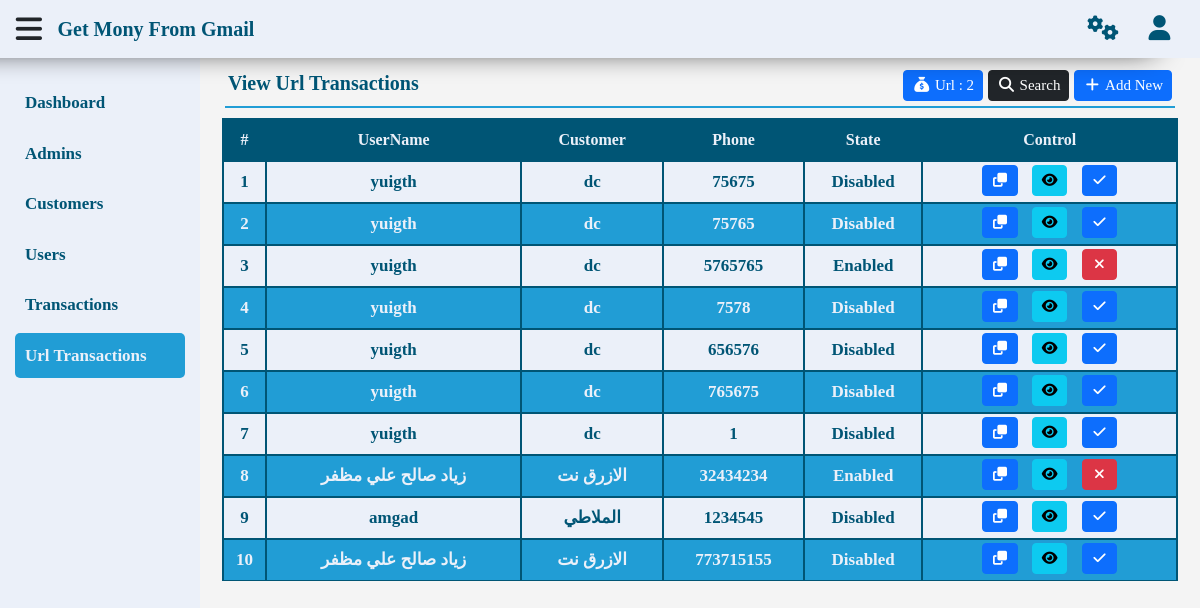
The app's page /gmr/urltransactions.php?Page=View (signed in) with its own data.
### tables this page shows
CREATE TABLE `url_transactions` (
  `id` int(11) NOT NULL,
  `username` text NOT NULL,
  `phone` text NOT NULL,
  `customer` text NOT NULL,
  `ut_url` varchar(255) NOT NULL,
  `ut_state` int(1) NOT NULL DEFAULT 0,
  `checked` tinyint(1) NOT NULL DEFAULT 0,
  `ut_date` timestamp NOT NULL DEFAULT current_timestamp(),
  `email_name` text NOT NULL
);

### gmr/function.php (called while the page is built, shortened)
<?php
function getItem($table, $value, $where, $select) {
    global $con;
    $statment = $con->prepare("SELECT * FROM $table WHERE $where");
    $statment->execute(array($value));
    $fetch = $statment->fetch();
    return $fetch[$select];
}
function getData ($table, $where = '1 = 1', $value = null, $by = 'id', $order = 'DESC', $limit = null) {
    global $con;
    $statment = $con->prepare("SELECT * FROM $table WHERE $where ORDER BY $by $order $limit");
    $statment->execute($value);
    return $statment->fetchAll();
}
function getCount ($table, $where = '1 = 1', $value = null) {
    global $con;
    $statment = $con->prepare("SELECT * FROM $table WHERE $where");
    $statment->execute($value);
    return $statment->rowCount();
}
function printName($number) {
    if ($number == 1) {
        return 'Enabled';
    } else {
        return 'Disabled';
    }
}

### gmr/inc/page/urltransactions/view.php (the view, shortened to what this page needs)
<?php
$where = '1 = ?';
$value = array(1);
?>
<div class="content">
    <nav class="navbar navbar-expand-lg">
        <a class="navbar-brand">
            <span><?php echo $pageTitle ?></span>
        </a>
        <div class="collapse navbar-collapse" id="navbarSupportedContent">
            <ul class="navbar-nav me-auto mb-2 mb-lg-0">
                <li class="nav-item">
                    <a class="nav-link btn btn-primary btn-sm" aria-current="page" href="#">
                        <i class="fa fa-sack-dollar fa-fw"></i>
                        <span>
                            Url :
                            <?php echo getCount('url_transactions',"ut_state=1 and $where", $value)?>
                        </span>
                    </a>
                </li>
                <li class="nav-item">
                    <a class="nav-link btn btn-dark btn-sm" aria-current="page" href="#" id="search">
                        <i class="fa fa-search fa-fw"></i>
                        <span>Search</span>
                    </a>
                </li>
                <?php if (getCount('customers') > 0 && getCount('users') > 0) { ?>
                <li class="nav-item">
                    <a class="nav-link btn btn-primary btn-sm" aria-current="page" href="?Page=Add">
                        <i class="fa fa-add fa-fw"></i>
                        <span>Add New</span>
                    </a>
                </li>
                <?php } ?>
            </ul>
        </div>
    </nav>
    <div class="container">
        <div class="table-responsive">
            <table class="table">
                <thead>
                    <tr>
                        <th scope="col">#</th>
                        <th scope="col">UserName</th>
                        <th scope="col">Customer</th>
                        <th scope="col">Phone</th>
                        <th scope="col">State</th>
                        <th scope="col">Control</th>
                    </tr>
                </thead>
                <tbody>
                    <?php $i = 1; foreach (getData('url_transactions',$where,$value) as $all) { ?>
                    <tr>
                        <td><?php echo $i ?></td>
                        <td><?php echo $all['username'] ?></td>
                        <td><?php echo $all['customer'] ?></td>
                        <td><?php echo $all['phone'] ?></td>
                        <td><?php echo printName($all['ut_state']) ?></td>
                        <td>
                            <a
                                href="#"
                                class="btn btn-primary btn-sm copy"
                                data-clipboard-action="copy"
                                data-clipboard-target="#foo<?php echo $all['id']?>">
                                <i class="fa fa-copy fa-fw"></i>
                            </a>
                            <a href="<?php echo $all['ut_url'] ?>" class="btn btn-info btn-sm" target="_blank">
                                <i class="fa fa-eye fa-fw"></i>
                            </a>
                            <?php if (isset($_GET['Customer'])) { ?>
                            <?php if (getItem('url_transactions',$all['id'],'id=?','ut_state') == 0) { ?>
                            <a href="?Page=State&ID=<?php echo$all['id']?>&Customer=<?php echo$_GET['Customer']?>" class="btn btn-primary btn-sm">
                                <i class="fa fa-check fa-fw"></i>
                            </a>
                            <?php } else { ?>
                                <a href="?Page=State&ID=<?php echo$all['id']?>&Customer=<?php echo$_GET['Customer']?>" class="btn btn-danger btn-sm">
                                <i class="fa fa-xmark fa-fw"></i>
                            </a>
                            <?php } ?>
                            <?php } else { ?>
                            <?php if (getItem('url_transactions',$all['id'],'id=?','ut_state') == 0) { ?>
                            <a href="?Page=State&ID=<?php echo$all['id']?>" class="btn btn-primary btn-sm">
                                <i class="fa fa-check fa-fw"></i>
                            </a>
                            <?php } else { ?>
                                <a href="?Page=State&ID=<?php echo$all['id']?>" class="btn btn-danger btn-sm">
                                <i class="fa fa-xmark fa-fw"></i>
                            </a>
                            <?php } ?>
                            <?php } ?>
                        </td>
                    </tr>
                    <?php $i++; } ?>
                </tbody>
            </table>
        </div>
    </div>
</div>

### gmr/lay/css/style.css (style rules this page uses)
:root { --background: #ebf0f9; --primary: white; --secondry: #005575; --third: #219dd5; }
* { box-sizing: border-box; font-family: 'Cairo'; }
body { background-color: #f4f4f4; }
ul { list-style: none; }
a { text-decoration: none; }
P, ul, h1, h2, h3, h4, h5, h6 { margin: 0; padding: 0; }
.content { position: relative; top: 50px; left: 200px; width: calc(100% - 200px); transition: .3s; padding: 10px; }
.navbar { border-bottom: 2px solid var(--third); margin: 0 15px 10px; padding: 3px; }
.navbar .navbar-brand { color: var(--secondry); font-weight: bold; font-size: 20px; margin: 0; }
.navbar ul { margin: 5px 0; }
.navbar ul li:not(:last-of-type) { margin-right: 5px; }
.navbar ul a,.navbar ul a:hover,.navbar ul a:focus { padding: 3px; color: white; font-size: 15px; }
table thead { background-color: var(--secondry); color: var(--background); }
table tbody tr { color: var(--secondry); font-size: 17px; }
table tbody tr td { padding: 3px !important; font-weight: bold; }
table tbody tr:nth-child(odd) { background-color: var(--background); color: var(--secondry); }
table tbody tr:nth-child(even) { background-color: var(--third); color: var(--background); }
table th, table td { border: 2px solid var(--secondry); vertical-align: middle; text-align: center; }
table td a { display: block; margin: 0 5px 3px; }

### records on screen
url_transactions: username "yuigth", customer "dc", phone "75675", ut_state "Disabled"
url_transactions: username "yuigth", customer "dc", phone "75765", ut_state "Disabled"
url_transactions: username "yuigth", customer "dc", phone "5765765", ut_state "Enabled"
url_transactions: username "yuigth", customer "dc", phone "7578", ut_state "Disabled"
url_transactions: username "yuigth", customer "dc", phone "656576", ut_state "Disabled"
url_transactions: username "yuigth", customer "dc", phone "765675", ut_state "Disabled"
url_transactions: username "yuigth", customer "dc", phone "1", ut_state "Disabled"
url_transactions: username "زياد صالح علي مظفر", customer "الازرق نت", phone "32434234", ut_state "Enabled"
url_transactions: username "amgad", customer "الملاطي", phone "1234545", ut_state "Disabled"
url_transactions: username "زياد صالح علي مظفر", customer "الازرق نت", phone "773715155", ut_state "Disabled"

### other values on screen
$pageTitle "View Url Transactions"
getCount('url_transactions',"ut_state=1 and $where", $value) "2"
